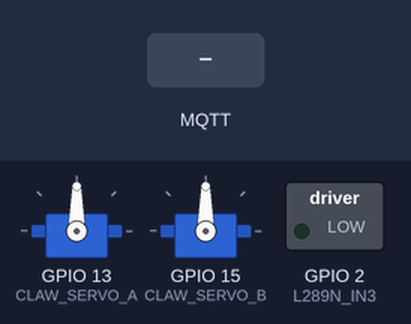
A program run on a simulated ESP8266 (Wemos D1 mini). Parts: 2 × servo, switched loads named in the program (green lamp = pin HIGH). The inputs (shaded band) are chosen by the test bench. WiFi joins after 1.5 s; servers stay silent unless stated; random numbers use the default seed unless the program sets one; no MQTT or app messages arrive unless stated; what the program prints to the serial monitor is not drawn.

Above: at 2.7 s.
2.8 s: MQTT message "1" arrives on the first subscribed topic
At 4.0 s:
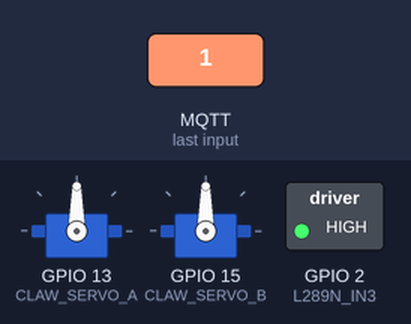
4.3 s: MQTT message "1" arrives on the second subscribed topic
At 5.2 s:
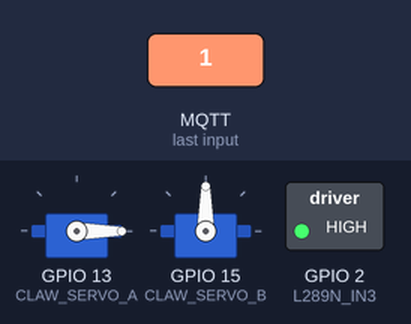
5.8 s: MQTT message "1" arrives on the third subscribed topic
At 6.3 s:
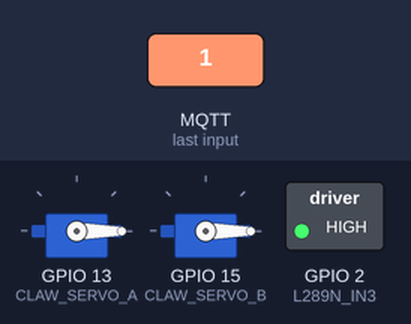
7.3 s: MQTT message "5" arrives on the first subscribed topic
At 8.6 s:
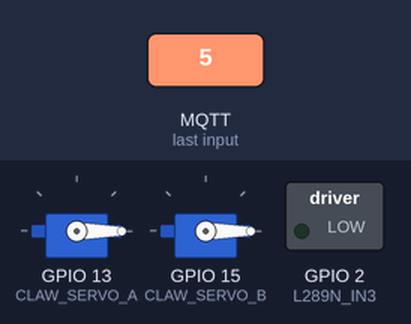
Timing chart, 0 to 9.8 s (numbered marks = the images above; inputs shaded):
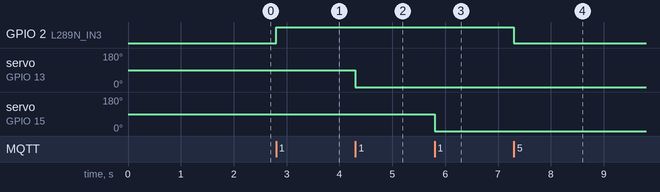

The program:

main.cpp
```cpp
#include <Servo.h>
#include <pin.h>
#include <movement.h>
#include <network.h>

const char *mqtt_server = "broker.mqtt-dashboard.com";


Servo claw_a;
Servo claw_b;

void claw(int direction, int claw);

void callback(char *topic, byte *payload, unsigned int length)
{

  Serial.print("Message arrived [");
  Serial.print(topic);
  Serial.print("] ");

  if(strcmp(topic, "command-movement") == 0)
  {
    int direction = payload[0] - '0';
    move_tire(direction);
  }

  if(strcmp(topic, "command-claw-1") == 0)
  {
    int direction = payload[0] - '0';
    claw(direction, CLAW_SERVO_A);
  }

  if(strcmp(topic, "command-claw-2") == 0)
  {
    int direction = payload[0] - '0';
    claw(direction, CLAW_SERVO_B);
  }


}

void setup()
{
  claw_a.attach(CLAW_SERVO_A);
  claw_b.attach(CLAW_SERVO_B);
  pinMode(LED_BUILTIN, OUTPUT); // Initialize the LED_BUILTIN pin as an output
  Serial.begin(115200);
  setup_wifi();
  client.setServer(mqtt_server, 1883);
  client.setCallback(callback);
}

void loop()
{

  if (!client.connected())
  {
    reconnect();
  }
  client.loop();

}

void claw(int direction, int claw)
{
  if (claw == CLAW_SERVO_A)
  {
    if (direction == CLAW_OPEN)
    {
      claw_a.write(0);
    }
    else if (direction == CLAW_CLOSE)
    {
      claw_a.write(180);
    }
  }
  else if (claw == CLAW_SERVO_B)
  {
    if (direction == CLAW_OPEN)
    {
      claw_b.write(0);
    }
    else if (direction == CLAW_CLOSE)
    {
      claw_b.write(180);
    }
  }
}
```

movement.h
```cpp
#include <pin.h>
#include <Arduino.h>

void move_tire(int direction)
{
    switch (direction)
    {
    case FORWARD:
        digitalWrite(L289N_IN1, HIGH);
        digitalWrite(L289N_IN2, LOW);
        digitalWrite(L289N_IN3, HIGH);
        digitalWrite(L289N_IN4, LOW);
        break;
    case BACKWARD:
        digitalWrite(L289N_IN1, LOW);
        digitalWrite(L289N_IN2, HIGH);
        digitalWrite(L289N_IN3, LOW);
        digitalWrite(L289N_IN4, HIGH);
        break;
    case LEFT:
        digitalWrite(L289N_IN1, LOW);
        digitalWrite(L289N_IN2, HIGH);
        digitalWrite(L289N_IN3, HIGH);
        digitalWrite(L289N_IN4, LOW);
        break;
    case RIGHT:
        digitalWrite(L289N_IN1, HIGH);
        digitalWrite(L289N_IN2, LOW);
        digitalWrite(L289N_IN3, LOW);
        digitalWrite(L289N_IN4, HIGH);
        break;
    case STOP:
        digitalWrite(L289N_IN1, LOW);
        digitalWrite(L289N_IN2, LOW);
        digitalWrite(L289N_IN3, LOW);
        digitalWrite(L289N_IN4, LOW);
        break;
    }
}
```

network.h
```cpp
#include <ESP8266WiFi.h>
#include <PubSubClient.h>

// Update these with values suitable for your network.
const char *ssid = "........";
const char *password = "........";

WiFiClient espClient;
PubSubClient client(espClient);


void setup_wifi()
{


    delay(10);
    // We start by connecting to a WiFi network
    Serial.println();
    Serial.print("Connecting to ");
    Serial.println(ssid);

    WiFi.mode(WIFI_STA);
    WiFi.begin(ssid, password);

    while (WiFi.status() != WL_CONNECTED)
    {
        delay(500);
        Serial.print(".");
    }

    randomSeed(micros());

    Serial.println("");
    Serial.println("WiFi connected");
    Serial.println("IP address: ");
    Serial.println(WiFi.localIP());
}

void reconnect()
{
    // Loop until we're reconnected
    while (!client.connected())
    {
        Serial.print("Attempting MQTT connection...");
        // Create a random client ID
        String clientId = "ESP8266Client-";
        clientId += String(random(0xffff), HEX);
        // Attempt to connect
        if (client.connect(clientId.c_str()))
        {
            Serial.println("connected");
            client.publish("machine", "connected");
            client.subscribe("command-movement");
            client.subscribe("command-claw-1");
            client.subscribe("command-claw-2");
        }
        else
        {
            Serial.print("failed, rc=");
            Serial.print(client.state());
            Serial.println(" try again in 5 seconds");
            // Wait 5 seconds before retrying
            delay(5000);
        }
    }
}
```

pin.h
```cpp
//  L298N Motor Driver
#define L289N_ENA 5
#define L289N_IN1 4
#define L289N_IN2 0
#define L289N_IN3 2
#define L289N_IN4 14
#define L289N_ENB 12
// Claw Servo
#define CLAW_SERVO_A 13
#define CLAW_SERVO_B 15

#define FORWARD 1
#define BACKWARD 2
#define LEFT 3
#define RIGHT 4
#define STOP 5

#define CLAW_OPEN 1
#define CLAW_CLOSE 2

#define MOVEMENT_COMMAND 1
#define CLAW_COMMAND 2
```

Measured:
- after the input at 2.8 s, GPIO 2 (L289N_IN3): LOW → HIGH at once
- after the input at 4.3 s, servo on GPIO 13 (CLAW_SERVO_A): 90° → 0° at once
- after the input at 5.8 s, servo on GPIO 15 (CLAW_SERVO_B): 90° → 0° at once
- after the input at 7.3 s, GPIO 2 (L289N_IN3): HIGH → LOW at once
